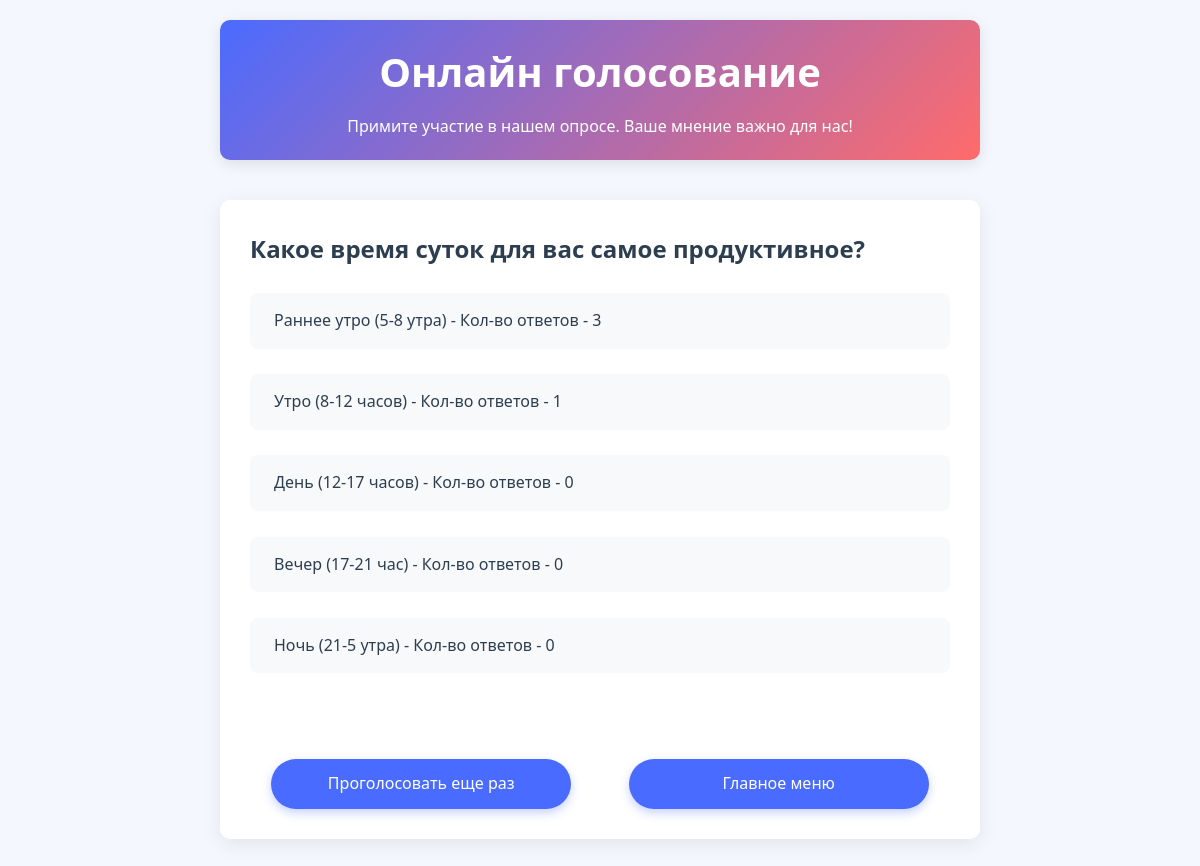
/1/results/, run on the app's committed database.
### polls/models.py (models this page shows, shortened)
class Question(models.Model):
    question_text = models.CharField(max_length=200, verbose_name='Текст вопроса')
    pub_date = models.DateTimeField("Дата публикации")

class Choice(models.Model):
    question = models.ForeignKey(Question, on_delete=models.CASCADE,)
    choice_text = models.CharField(max_length=200, verbose_name='Варианты ответа')
    votes = models.IntegerField(default=0, verbose_name='Голоса')

### polls/views.py (the view)
# urls.py: path("<int:pk>/results/", views.ResultsView.as_view(), name="results"),
class ResultsView(generic.DetailView):
    model = Question
    template_name = "polls/results.html"

### polls/templates/polls/results.html (shortened to what this page needs)
{% extends "polls/base.html" %}
{% load static %}
{% block content %}
<div class="poll-container">
            <h1 class="poll-question">{{ question.question_text }}</h1>
            <ul class="poll-option">
            {% for choice in question.choice_set.all %}
            <label >{{ choice.choice_text }} - Кол-во ответов - {{ choice.votes }}</label><br>
            {% endfor %}
            </ul>
            <div class="button-group">
                <a  class="submit-btn-result" href="{% url 'polls:detail' question.id %}">Проголосовать еще раз</a>
                <a  class="submit-btn-result" href="{% url 'polls:index'%}">Главное меню</a>
            </div>
</div>
{% endblock content %}

### polls/templates/polls/base.html (shortened to what this page needs)
{% load static %}
<html lang="RU">
  <head>
    <link rel="stylesheet" href="{% static 'polls/style.css' %}">
  </head>
  <body>
    <div class="container">
      <div class="block">
        <header>
            <h1>Онлайн голосование</h1>
            <p class="description">Примите участие в нашем опросе. Ваше мнение важно для нас!</p>
        </header>
        {% block content %}{% endblock %}
    </div>
  </body>
</html>

### polls/static/polls/style.css (style rules this page uses)
:root { --primary-color: #4a6bff; --secondary-color: #ff6b6b; --dark-color: #2c3e50; --light-color: #f8f9fa; --success-color: #28a745; }
* { margin: 0; padding: 0; box-sizing: border-box; font-family: 'Segoe UI', Tahoma, Geneva, Verdana, sans-serif; }
body { background-color: #f5f7ff; color: var(--dark-color); line-height: 1.6; }
.container { max-width: 800px; margin: 0 auto; padding: 20px; }
header { text-align: center; margin-bottom: 40px; padding: 20px 0; background: linear-gradient(135deg, var(--primary-color), var(--secondary-color)); color: white; border-radius: 10px; box-shadow: 0 4px 15px rgba(0, 0, 0, 0.1); }
h1 { font-size: 2.5rem; margin-bottom: 10px; }
.poll-container { background: white; border-radius: 10px; padding: 30px; box-shadow: 0 5px 20px rgba(0, 0, 0, 0.08); margin-bottom: 30px; }
.poll-question { font-size: 1.5rem; margin-bottom: 25px; color: var(--dark-color); font-weight: 600; }
.poll-option { margin-bottom: 15px; position: relative; transition: all 0.3s ease; }
.poll-option label { display: block; padding: 15px 20px; background: var(--light-color); border-radius: 8px; cursor: pointer; border-left: 4px solid transparent; transition: all 0.3s ease; }
.submit-btn-result { background: var(--primary-color); color: white; border: none; padding: 12px 30px; font-size: 1rem; border-radius: 50px; cursor: pointer; transition: all 0.3s ease; display: block; margin: 30px auto 0; box-shadow: 0 4px 10px rgba(74, 107, 255, 0.3); min-width: 300px; text-align: center; text-decoration: none; }
.button-group { display: flex; gap: 15px; justify-content: center; margin-top: 30px; flex-wrap: nowrap; }

### data on the page
Question: question_text "Какое время суток для вас самое продуктивное?"
Choice: choice_text "Раннее утро (5-8 утра)", votes "3"
Choice: choice_text "Утро (8-12 часов)", votes "1"
Choice: choice_text "День (12-17 часов)", votes "0"
Choice: choice_text "Вечер (17-21 час)", votes "0"
Choice: choice_text "Ночь (21-5 утра)", votes "0"
